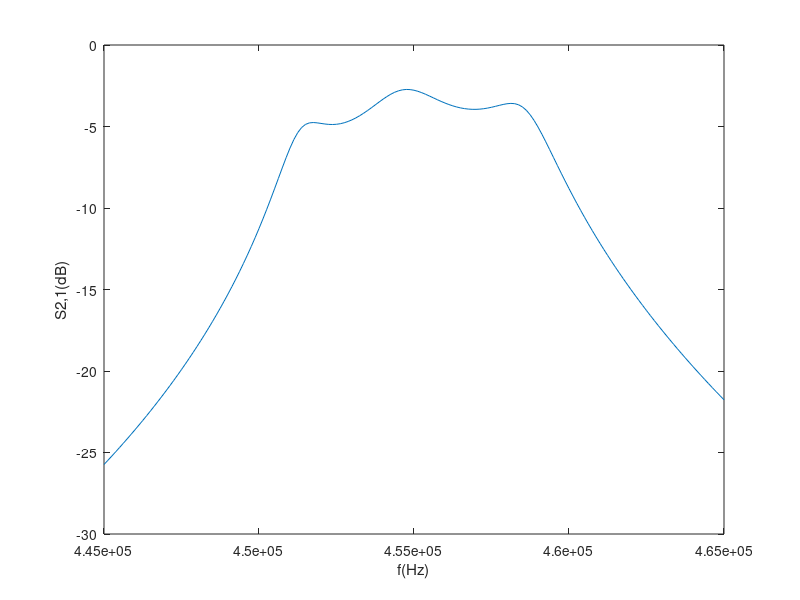

Write the MATLAB code that produced this figure.
% script matrix1

% 415kHz - 475kHz
sweeppoints = 445e+3:0.125e+3:465e+3;

% port impedance
Z0 = 60000 + 0j


S21dBplot = []
S21Angleplot = []
Z11Magplot = []

function Y = Admittance(Z)
    Y = 1 / Z
end

function O = Omega(F)
    O = 2 * pi * F
end

function M = SeriesImpedanceMatrix(Z)
    M = zeros(2)
    M(1,1) = 1 + 0j
    M(1,2) = Z
    M(2,1) = 0 + 0j
    M(2,2) = 1 + 0j
end

function M = ParallelImpedanceMatrix(Z)
    M = zeros(2)
    M(1,1) = 1 + 0j
    M(1,2) = 0 + 0j
    M(2,1) = Admittance(Z)
    M(2,2) = 1 + 0j
end

function Z = CapacitorImpedance(C, F)
    Z = 0 - (1/(Omega(F) * C))*j
end

function Z = InductorImpedance(L, F)
    Z = 0 + (Omega(F) * L)*j
end

function Z = ParallelImpedance(Z1, Z2)
    Z = 1 / ((1 / Z1) + (1 / Z2))
end

function Z = SeriesImpedance(Z1, Z2)
    Z = Z1 + Z2
end

for fp = 1:length(sweeppoints)

    f = sweeppoints(fp)

    % 665uH lossy inductor with series 4ohms 
    M = ParallelImpedanceMatrix(SeriesImpedance(4, InductorImpedance(665e-6, f)))

    % 180pF capacitor
    M = M * ParallelImpedanceMatrix(CapacitorImpedance(180e-12, f))

    % Adding the remaining 4 elements in a loop
    for element = 1:4

        % 2pF coupling capacitor
        M = M * SeriesImpedanceMatrix(CapacitorImpedance(2e-12, f))

        % 665uH lossy inductor with series 4ohms 
        M = M * ParallelImpedanceMatrix(CapacitorImpedance(180e-12, f))
         
        % 180pF capacitor
        M = M * ParallelImpedanceMatrix(SeriesImpedance(4, InductorImpedance(665e-6, f)))

    end


    %Z11 = A/C
    Z11 = M(1,1)/M(2,1) 

    %S21 = 2 / (A + B/Z0 + C*Z0 + D)
    S21 = 2 / (M(1,1) + (M(1,2)/Z0) + (M(2,1)*Z0) + M(2,2))


    % S2,1 magnitude in dB
    S21dBplot = [S21dBplot; 10*log10(abs(S21))]
    
    % S2,1 angle in degrees
    S21Angleplot = [S21Angleplot; arg(S21)/pi*180]
    
    % Z1,1 in ohms
    Z11Magplot = [Z11Magplot; abs(Z11)]

end

plot(sweeppoints, S21dBplot)
xlabel("f(Hz)");
ylabel("S2,1(dB)");
pause()
